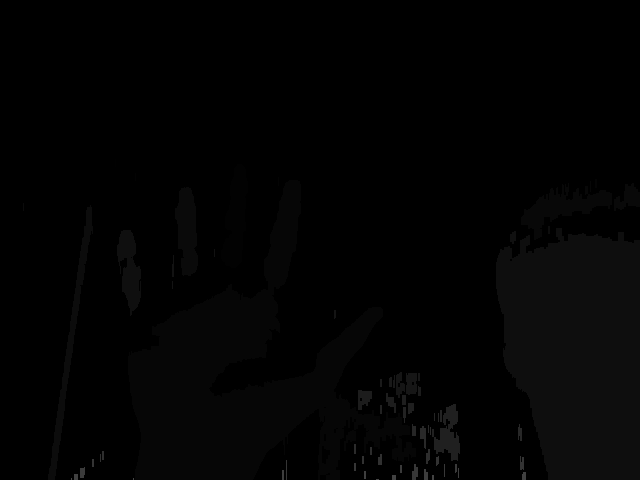
#> input picture autoLabel/test.png, 640 x 480 px
$ jupyter execute label_segment_testing.ipynb   (Python 2 division)
#> lines starting #> are read from the running program, lines starting #| are printed output that depends on the picture
[cell 1]
import cv2
import numpy as np
import matplotlib.pyplot as plt

[cell 2]
img = cv2.imread('./test.png', 0)
#> img is the input picture: shape (480, 640); min 0, max 70, mean 2.6

[cell 3]
plt.figure()
plt.imshow(img)
plt.show()

[cell 4]
maxArea = 0
maxLabel = 0
for i in range(1, np.max(img)):
    area = len(zip(*np.where(img == i)))
    if area > maxArea:
        maxArea = area
        maxLabel = i
#> this loop made 69 passes
#> (area, maxArea) on passes 2, 6: (1722, 1722), (32374, 32374)
#> area on passes 8, 9, 10, 12, 14, 15: 1928, 413, 1470, 1797, 29712, 1219
#> after the loop, maxArea = 32374; maxLabel = 6

print maxLabel
#| 6

[cell 5]
plt.figure()
plt.imshow(img == maxLabel)
plt.show()
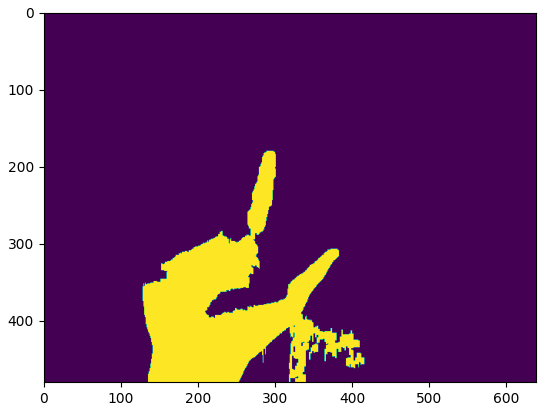
#> figure drawn by matplotlib, 1 panel
